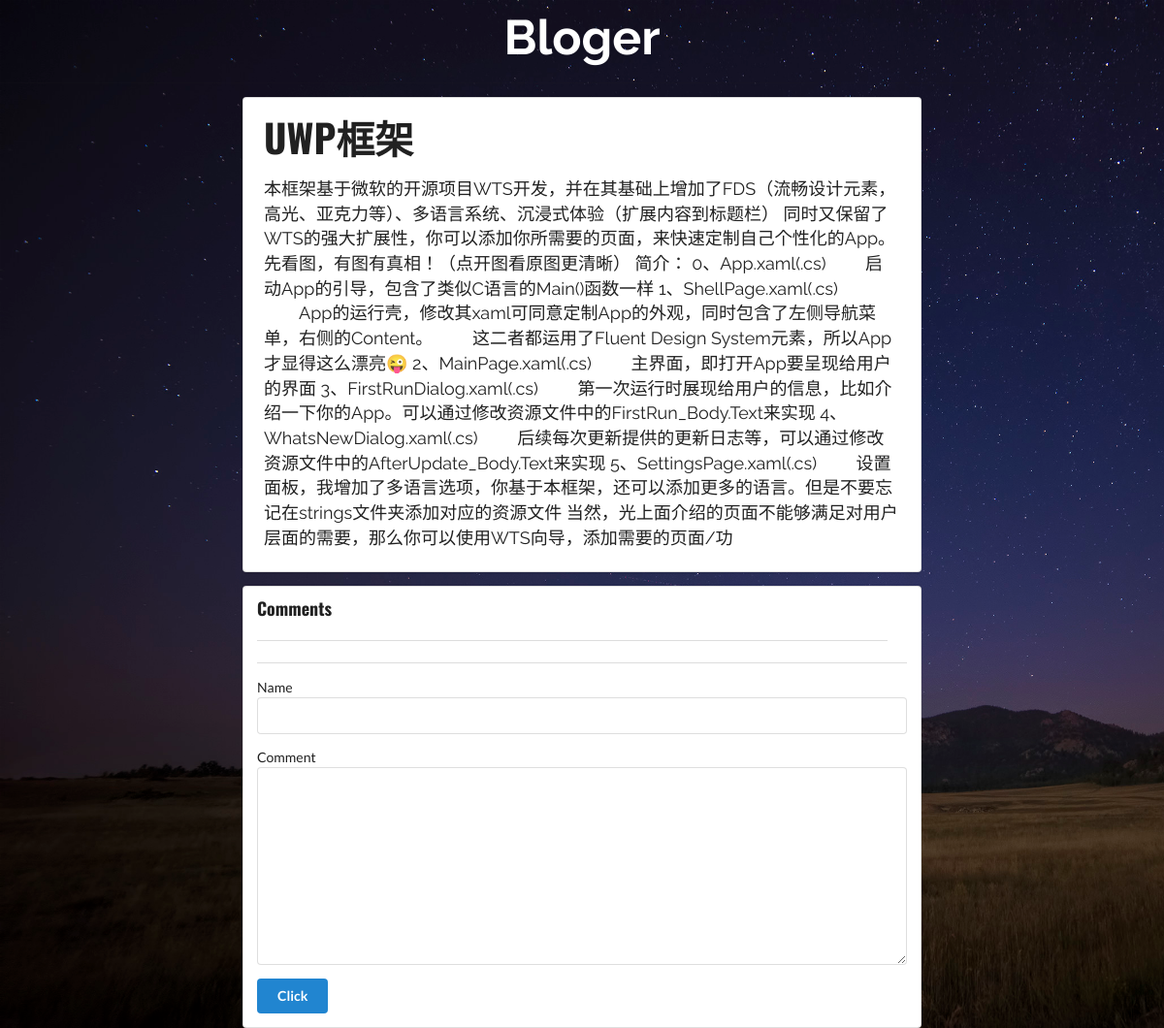
The page /detail/4 on the database its author committed.
### firstapp/models.py (models this page shows, shortened)
class Article(models.Model):
    title = models.CharField(null=True, blank=True, max_length=300)  # 文章标题
    content = models.TextField(null=True, blank=True)  # 文章内容
    TAG_CHOICES = (
        ('ai', 'ai'),
        ('python', 'python'),
        ('linux', 'linux'),
        )
    tag = models.CharField(null=True, blank=True, max_length=10, choices=TAG_CHOICES)

### firstapp/views.py (the view)
# urls.py: url(r'^detail/(?P<page_num>\d+)$',detail,name='detail'),
def detail(request,page_num, error_form=None):
    form = CommentForm    # 实例化表单
    context = {}
    article = Article.objects.get(id=page_num)  # 取出id为1的这篇文章
    context['article'] = article
    a_id = Article.objects.get(id=page_num)   # 查找id为1的这个文章
    best_comment = Comment.objects.filter(best_comment=True, belong_to=a_id)   # 返回这个文章的最优评论
    if best_comment:
        context['best_comment'] = best_comment[0]
    if error_form is not None:
        context['form'] = error_form
    else:
        context['form'] = form
    return render(request, 'detail.html', context)

### firstapp/templates/detail.html (shortened to what this page needs)
<!DOCTYPE html>
{% load staticfiles %}
<html>
    <head>
        <link rel="stylesheet" href="{% static 'css/semantic.css' %}" media="screen" title="no title" charset="utf-8">
    </head>
    <body>
        <div class="ui vertical segment ">
            <a href="{% url 'index' %}">
                <h1 class="ui center aligned header inverted" style="font-size:50px;font-family: 'Raleway', sans-serif!important;">
                    Bloger
                </h1>
            </a>
        </div>
            <div class="ui  segment padded container" >
                <h1 class="ui header" style="font-family:'Oswald', sans-serif;font-size:40px">
                    {{ article.title }}
                </h1>
                <p>{{ article.content }}</p>
            </div>
        <div class="ui segment container" style="width:700px;">
            <h3 class="ui header" style="font-family:'Oswald', sans-serif;">Comments</h3>
                <div class="ui comments">
                     <div class="ui divider"></div>
                </div>
            <div class="ui divider"></div>
            <form class="ui error tiny form" action="{% url 'detail_comment' article.id %}" method="post">
              {% if form.errors %}
                  <div class="ui error message">
                    {{ form.errors }}
                  </div>
                  {% for field in form  %}
                    <div class="{{ field.errors|yesno:'error, ' }} field">
                      {{ field.label }}
                      {{ field }}
                    </div>
                  {% endfor %}
              {% else %}
                  {% for field in form  %}
                    <div class="field">
                      {{ field.label }}
                      {{ field }}
                    </div>
                  {% endfor %}
              {% endif %}
                <button type="submit" class="ui blue button" >Click</button>
            </form>
        </div>
    </body>
</html>

### rows shown on the page
Article: title "UWP框架", content "本框架基于微软的开源项目WTS开发，并在其基础上增加了FDS（流畅设计元素，高光、亚克力等）、多语言系统、沉浸式体验（扩展内容到标题栏） 同时又保留了WTS的强大扩展性，你可以添加你所需要的页面，来快速定制自己个性化的App。 先看图，有图有真相！（点开图看原图更清晰） 简介： 0、App.xaml(.cs) 启动App的引导，包含了类似C语言的Main()函数一样 1、ShellPage.xaml(.cs) App的运行壳，修改其xaml可同意定制App的外观，同时包含了左侧导航菜单，右侧的Content。 这二者都运用了Fluent Design System元素，所以App才显得这么漂亮😜 2、MainPage.xaml(.cs) 主界面，即打开App要呈现给用户的界面 3、FirstRunDialog.xaml(.cs) 第一次运行时展现给用户的信息，比如介绍一下你的App。可以通过修改资源文件中的FirstRun_Body.Text来实现 4、WhatsNewDialog.xaml(.cs) 后续每次更新提供的更新日志等，可以通过修改资源文件中的AfterUpdate_Body.Text来实现 5、SettingsPage.xaml(.cs) 设置面板，我增加了多语言选项，你基于本框架，还可以添加更多的语言。但是不要忘记在strings文件夹添加对应的资源文件 当然，光上面介绍的页面不能够满足对用户层面的需要，那么你可以使用WTS向导，添加需要的页面/功"

### other values the page prints
{{ field.label }} "Name" "Comment"
